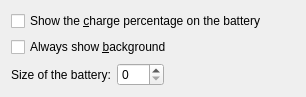
<ui version="4.0" >
 <class>batteryConfig</class>
 <widget class="QWidget" name="batteryConfig" >
  <property name="geometry" >
   <rect>
    <x>0</x>
    <y>0</y>
    <width>306</width>
    <height>95</height>
   </rect>
  </property>
  <property name="windowTitle" >
   <string>Configure Battery Monitor</string>
  </property>
  <property name="accessibleName" stdset="0" >
   <string>Configure Battery Monitor</string>
  </property>
  <layout class="QVBoxLayout" >
   <item>
    <widget class="QCheckBox" name="showBatteryStringCheckBox" >
     <property name="toolTip" >
      <string/>
     </property>
     <property name="text" >
      <string>Show the &amp;charge percentage on the battery</string>
     </property>
    </widget>
   </item>
   <item>
    <widget class="QCheckBox" name="drawBackgroundCheckBox" >
     <property name="toolTip" >
      <string/>
     </property>
     <property name="text" >
      <string>Always show &amp;background</string>
     </property>
    </widget>
   </item>
   <item>
    <layout class="QHBoxLayout" >
     <item>
      <widget class="QLabel" name="labelSize" >
       <property name="text" >
        <string>Size of the battery:</string>
       </property>
      </widget>
     </item>
     <item>
      <widget class="QSpinBox" name="spinSize" >
       <property name="toolTip" >
        <string>Change battery size</string>
       </property>
       <property name="whatsThis" >
        <string>Set a new size for the battery between 0 and 500. The size is the square side that contains the battery.</string>
       </property>
       <property name="maximum" >
        <number>500</number>
       </property>
      </widget>
     </item>
     <item>
      <spacer>
       <property name="orientation" >
        <enum>Qt::Horizontal</enum>
       </property>
       <property name="sizeHint" >
        <size>
         <width>40</width>
         <height>20</height>
        </size>
       </property>
      </spacer>
     </item>
    </layout>
   </item>
  </layout>
 </widget>
 <resources/>
 <connections/>
</ui>
